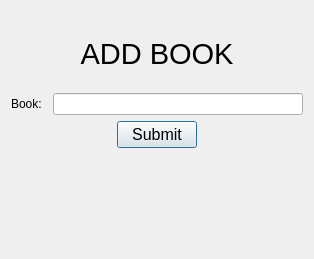
<?xml version="1.0" encoding="UTF-8"?>
<ui version="4.0">
 <class>addBook</class>
 <widget class="QDialog" name="addBook">
  <property name="geometry">
   <rect>
    <x>0</x>
    <y>0</y>
    <width>312</width>
    <height>259</height>
   </rect>
  </property>
  <property name="windowTitle">
   <string>Dialog</string>
  </property>
  <layout class="QGridLayout" name="gridLayout">
   <item row="5" column="1">
    <spacer name="verticalSpacer_2">
     <property name="orientation">
      <enum>Qt::Orientation::Vertical</enum>
     </property>
     <property name="sizeType">
      <enum>QSizePolicy::Policy::Fixed</enum>
     </property>
     <property name="sizeHint" stdset="0">
      <size>
       <width>20</width>
       <height>100</height>
      </size>
     </property>
    </spacer>
   </item>
   <item row="4" column="0">
    <spacer name="horizontalSpacer">
     <property name="orientation">
      <enum>Qt::Orientation::Horizontal</enum>
     </property>
     <property name="sizeType">
      <enum>QSizePolicy::Policy::Fixed</enum>
     </property>
     <property name="sizeHint" stdset="0">
      <size>
       <width>100</width>
       <height>20</height>
      </size>
     </property>
    </spacer>
   </item>
   <item row="4" column="1">
    <widget class="QPushButton" name="addButton">
     <property name="sizePolicy">
      <sizepolicy hsizetype="Preferred" vsizetype="Fixed">
       <horstretch>0</horstretch>
       <verstretch>0</verstretch>
      </sizepolicy>
     </property>
     <property name="font">
      <font>
       <pointsize>12</pointsize>
      </font>
     </property>
     <property name="text">
      <string>Submit</string>
     </property>
    </widget>
   </item>
   <item row="4" column="2">
    <spacer name="horizontalSpacer_3">
     <property name="orientation">
      <enum>Qt::Orientation::Horizontal</enum>
     </property>
     <property name="sizeType">
      <enum>QSizePolicy::Policy::Fixed</enum>
     </property>
     <property name="sizeHint" stdset="0">
      <size>
       <width>100</width>
       <height>20</height>
      </size>
     </property>
    </spacer>
   </item>
   <item row="3" column="0" colspan="3">
    <layout class="QGridLayout" name="gridLayout_2">
     <item row="0" column="1">
      <spacer name="horizontalSpacer_2">
       <property name="orientation">
        <enum>Qt::Orientation::Horizontal</enum>
       </property>
       <property name="sizeType">
        <enum>QSizePolicy::Policy::Fixed</enum>
       </property>
       <property name="sizeHint" stdset="0">
        <size>
         <width>5</width>
         <height>20</height>
        </size>
       </property>
      </spacer>
     </item>
     <item row="0" column="0">
      <widget class="QLabel" name="label_3">
       <property name="sizePolicy">
        <sizepolicy hsizetype="Minimum" vsizetype="Maximum">
         <horstretch>0</horstretch>
         <verstretch>0</verstretch>
        </sizepolicy>
       </property>
       <property name="text">
        <string>Book:</string>
       </property>
      </widget>
     </item>
     <item row="0" column="2">
      <widget class="QLineEdit" name="titleLineEdit">
       <property name="sizePolicy">
        <sizepolicy hsizetype="MinimumExpanding" vsizetype="Fixed">
         <horstretch>0</horstretch>
         <verstretch>0</verstretch>
        </sizepolicy>
       </property>
      </widget>
     </item>
    </layout>
   </item>
   <item row="2" column="0" colspan="3">
    <widget class="QLabel" name="label">
     <property name="text">
      <string>&lt;html&gt;&lt;head/&gt;&lt;body&gt;&lt;p align=&quot;center&quot;&gt;&lt;span style=&quot; font-size:22pt;&quot;&gt;ADD BOOK&lt;/span&gt;&lt;/p&gt;&lt;/body&gt;&lt;/html&gt;</string>
     </property>
    </widget>
   </item>
   <item row="1" column="0" colspan="3">
    <spacer name="verticalSpacer">
     <property name="orientation">
      <enum>Qt::Orientation::Vertical</enum>
     </property>
     <property name="sizeType">
      <enum>QSizePolicy::Policy::Fixed</enum>
     </property>
     <property name="sizeHint" stdset="0">
      <size>
       <width>20</width>
       <height>10</height>
      </size>
     </property>
    </spacer>
   </item>
  </layout>
 </widget>
 <resources/>
 <connections/>
</ui>
